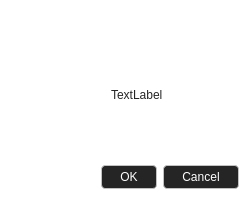
<?xml version="1.0" encoding="UTF-8"?>
<ui version="4.0">
 <class>confirm</class>
 <widget class="QDialog" name="confirm">
  <property name="geometry">
   <rect>
    <x>0</x>
    <y>0</y>
    <width>250</width>
    <height>200</height>
   </rect>
  </property>
  <property name="minimumSize">
   <size>
    <width>250</width>
    <height>200</height>
   </size>
  </property>
  <property name="maximumSize">
   <size>
    <width>250</width>
    <height>200</height>
   </size>
  </property>
  <property name="windowTitle">
   <string>Dialog</string>
  </property>
  <property name="styleSheet">
   <string notr="true">background-color: #ffffff;</string>
  </property>
  <layout class="QVBoxLayout" name="verticalLayout">
   <item>
    <spacer name="horizontalSpacer_2">
     <property name="orientation">
      <enum>Qt::Orientation::Horizontal</enum>
     </property>
     <property name="sizeHint" stdset="0">
      <size>
       <width>229</width>
       <height>20</height>
      </size>
     </property>
    </spacer>
   </item>
   <item>
    <layout class="QHBoxLayout" name="horizontalLayout">
     <item>
      <spacer name="horizontalSpacer_5">
       <property name="orientation">
        <enum>Qt::Orientation::Horizontal</enum>
       </property>
       <property name="sizeType">
        <enum>QSizePolicy::Policy::Minimum</enum>
       </property>
       <property name="sizeHint" stdset="0">
        <size>
         <width>10</width>
         <height>20</height>
        </size>
       </property>
      </spacer>
     </item>
     <item>
      <widget class="QLabel" name="ico">
       <property name="styleSheet">
        <string notr="true">color: #252525;</string>
       </property>
       <property name="text">
        <string/>
       </property>
      </widget>
     </item>
     <item>
      <spacer name="horizontalSpacer_4">
       <property name="orientation">
        <enum>Qt::Orientation::Horizontal</enum>
       </property>
       <property name="sizeType">
        <enum>QSizePolicy::Policy::Expanding</enum>
       </property>
       <property name="sizeHint" stdset="0">
        <size>
         <width>40</width>
         <height>20</height>
        </size>
       </property>
      </spacer>
     </item>
     <item>
      <widget class="QLabel" name="label">
       <property name="sizePolicy">
        <sizepolicy hsizetype="Preferred" vsizetype="Preferred">
         <horstretch>0</horstretch>
         <verstretch>0</verstretch>
        </sizepolicy>
       </property>
       <property name="styleSheet">
        <string notr="true">color: #252525;</string>
       </property>
       <property name="text">
        <string>TextLabel</string>
       </property>
      </widget>
     </item>
     <item>
      <spacer name="horizontalSpacer_3">
       <property name="orientation">
        <enum>Qt::Orientation::Horizontal</enum>
       </property>
       <property name="sizeHint" stdset="0">
        <size>
         <width>40</width>
         <height>20</height>
        </size>
       </property>
      </spacer>
     </item>
    </layout>
   </item>
   <item>
    <layout class="QHBoxLayout" name="horizontalLayout_2">
     <item>
      <widget class="QDialogButtonBox" name="buttonBox">
       <property name="styleSheet">
        <string notr="true">QPushButton {
  color: #ffffff;
  background-color: #252525;;
  border: 1px solid #c2c2c2;
  border-radius: 4px;
  padding: 4px 18px 4px 18px;
}

QPushButton:hover {
  background-color: #000000;
  color: #f0f0f0;
}

QPushButton:pressed {
  background-color: #c2c2c2;
  color: #252525;
}

QPushButton:disabled {
  background-color: #c2c2c2;
  color: #252525;
}</string>
       </property>
       <property name="orientation">
        <enum>Qt::Orientation::Horizontal</enum>
       </property>
       <property name="standardButtons">
        <set>QDialogButtonBox::StandardButton::Cancel|QDialogButtonBox::StandardButton::Ok</set>
       </property>
      </widget>
     </item>
    </layout>
   </item>
  </layout>
 </widget>
 <resources/>
 <connections>
  <connection>
   <sender>buttonBox</sender>
   <signal>accepted()</signal>
   <receiver>confirm</receiver>
   <slot>accept()</slot>
   <hints>
    <hint type="sourcelabel">
     <x>248</x>
     <y>254</y>
    </hint>
    <hint type="destinationlabel">
     <x>157</x>
     <y>274</y>
    </hint>
   </hints>
  </connection>
  <connection>
   <sender>buttonBox</sender>
   <signal>rejected()</signal>
   <receiver>confirm</receiver>
   <slot>reject()</slot>
   <hints>
    <hint type="sourcelabel">
     <x>316</x>
     <y>260</y>
    </hint>
    <hint type="destinationlabel">
     <x>286</x>
     <y>274</y>
    </hint>
   </hints>
  </connection>
 </connections>
</ui>
